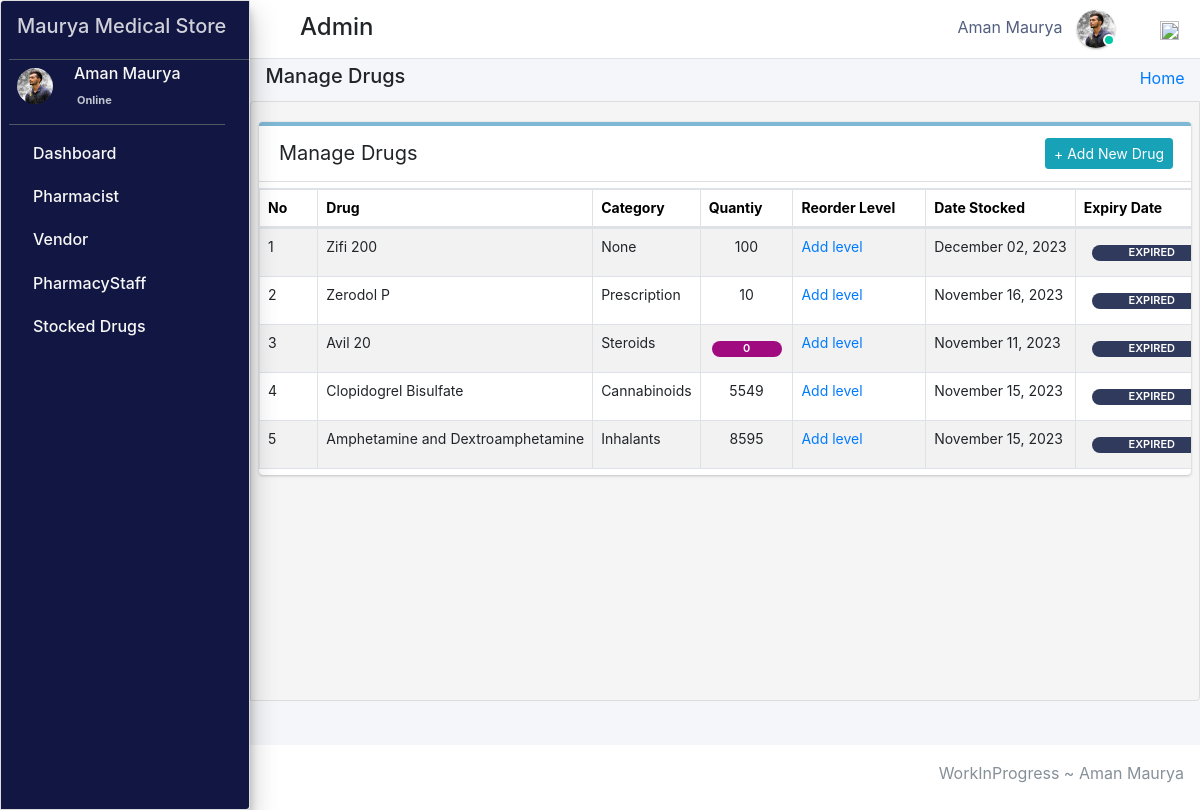
The app's page /admin_user/manage_stock/ (signed in) with its own data.
### pharmacy/models.py (models this page shows, shortened)
class CustomUser(AbstractUser):
    user_type_data = ((1, "AdminHOD"), (2, "Pharmacist"), (3, "Doctor"), (4, "PharmacyClerk"),(5, "Patients"))
    user_type = models.CharField(default=1, choices=user_type_data, max_length=10)

class AdminHOD(models.Model):
    gender_category=(
        ('Male','Male'),
        ('Female','Female'),
    )
    admin = models.OneToOneField(CustomUser,null=True, on_delete = models.CASCADE)
    emp_no= models.CharField(max_length=100,null=True,blank=True)
    gender=models.CharField(max_length=100,null=True,choices=gender_category)
    mobile=models.CharField(max_length=10,null=True,blank=True)
    address=models.CharField(max_length=300,null=True,blank=True)
    profile_pic=models.ImageField(default="admin.png",null=True,blank=True)
    created_at = models.DateTimeField(auto_now_add=True)
    updated_at = models.DateTimeField(auto_now=True)
    date_employed=models.DateTimeField(auto_now_add=True, auto_now=False)
    objects = models.Manager()

class Stock(models.Model):
    category = models.ForeignKey(Category,null=True,on_delete=models.CASCADE,blank=True)
    drug_imprint=models.CharField(max_length=6 ,blank=True, null=True)
    drug_name = models.CharField(max_length=50, blank=True, null=True)
    drug_color = models.CharField(max_length=50, blank=True, null=True)
    drug_shape = models.CharField(max_length=50, blank=True, null=True)
    quantity = models.IntegerField(default='0', blank=True, null=True)
    receive_quantity = models.IntegerField(default='0', blank=True, null=True)
    reorder_level = models.IntegerField(default='0', blank=True, null=True)
    manufacture= models.CharField(max_length=50, blank=True, null=True)
    last_updated = models.DateTimeField(auto_now_add=False, auto_now=True)
    timestamp = models.DateTimeField(auto_now_add=True, auto_now=False)
    drug_strength= models.CharField(max_length=10, blank=True, null=True)
    valid_from = models.DateTimeField(blank=True, null=True,default=timezone.now)
    valid_to = models.DateTimeField(blank=False, null=True)
    drug_description=models.TextField(blank=True,max_length=1000,null=True)
    drug_pic=models.ImageField(default="images2.png",null=True,blank=True)
    objects = ExpiredManager()

class Category(models.Model):
    name = models.CharField(max_length=50, blank=False, null=True)
    def __str__(self):
        return str(self.name)

### pharmacy/HODViews.py (the view)
# urls.py: path('admin_user/manage_stock/',HODViews.manageStock,name='manage_stock'),
def manageStock(request):
    stocks = Stock.objects.all().order_by("-id")
    ex=Stock.objects.annotate(
    expired=ExpressionWrapper(Q(valid_to__lt=Now()), output_field=BooleanField())
    ).filter(expired=True)
    eo=Stock.objects.annotate(
    expired=ExpressionWrapper(Q(valid_to__lt=Now()), output_field=BooleanField())
    ).filter(expired=False)
    context = {
        "stocks": stocks,
        "expired":ex,
        "expa":eo,
        "title":"Manage Stocked Drugs"
    }
    return render(request,'hod_templates/manage_stock.html',context)

### pharmacy/LoginCheckMiddleWare.py (called while the page is built, shortened)
    def process_view(self, request, view_func, view_args, view_kwargs):
        modulename = view_func.__module__
        user = request.user
        if user.is_authenticated:
            if user.user_type == "1":
                if modulename == "pharmacy.HODViews":
                    pass
                elif modulename == "":
                    pass
                elif modulename == "pharmacy.views" or modulename == "django.views.static":
                    pass
                else:
                    pass
            else:
                return redirect("login")
        else:
            if request.path == reverse("login"):
                pass
            else:
                return redirect("login")

### pharmacy/models.py (called while the page is built)
    def get_queryset(self):
        return super().get_queryset().annotate(
            expired=ExpressionWrapper(Q(valid_to__lt=Now()), output_field=BooleanField())
        )

### pharmacy/templates/hod_templates/manage_stock.html (shortened to what this page needs)
{% extends 'hod_templates/base_template.html'%} {% block page_title %}
<h5>Manage Drugs</h5>
{% endblock page_title %} {% block main_content %}
<section class="content">
    <div class="row">
        <div class="col-md-12">
            <div class="card manage sc">
                <div class="card-header">
                    <span>Manage Drugs</span>
                    <div class="card-tools d-flex">
                        <a class="btn btn-sm btn-info mr-2" href="{% url 'add_stock' %}" role="button">+ Add New Drug</a>
                    </div>
                </div>
                <table class="table table-bordered table-hover dataTable" id="plist">
                    <thead>
                        <tr>
                            <th>No</th>
                            <th>Drug</th>
                            <th>Category</th>
                            <th>Quantiy</th>
                            <th>Reorder Level</th>
                            <th>Date Stocked</th>
                            <th>Expiry Date</th>
                        </tr>
                    </thead>
                    <tbody>
                        {% for stock in stocks %}
                        <tr class="hov">
                            <td>{{forloop.counter}}</td>
                            <td>{{stock.drug_name}}</td>
                            <td>{{stock.category}}</td>
                            <td>
                                <span class="d-flex justify-content-center">
                                 {% if stock.quantity <= stock.reorder_level %}
                                <div  class="d-flex justify-content-center px-2 mt-2"style="background-color:#a00b80;;border-radius: 10px;font-size: 11px; width:70px;font-weight: 600;color: white;">{{stock.quantity}}</div>
                                {% else %}{{stock.quantity}}
                                {% endif %}</span>
                            </td>
                            <td>
                                {% if stock.reorder_level %}
                                <a href="{% url 'reorder_level' stock.id %}">{{stock.reorder_level}}</a></td>
                            {% else %}
                            <a href="{% url 'reorder_level' stock.id %}">Add level</a> {% endif %}
                            <td>{{stock.last_updated |date:"F d, Y"}}</td>
                            {% for expire in expired %} {% if stock.drug_name == expire.drug_name %}
                            <td class="">
                                <div style="background-color: rgb(48, 58, 92);border-radius: 10px;font-size: 11px; width:120px;font-weight: 600;color: white;" class="d-flex justify-content-center ml-2 mt-2 px-1 "> EXPIRED </div>
                            </td>
                            {% endif %} {% endfor %}
                        </tr>
                        {% endfor %}
                    </tbody>
                </table>
            </div>
        </div>
    </div>
</section>
{% endblock %}

### pharmacy/templates/hod_templates/base_template.html (shortened to what this page needs)
{% extends 'base_file.html' %} {% block htm %}
<body class="hold-transition sidebar-mini layout-fixed">
    <div class="wrapper">
        <nav class="main-header navbar navbar-expand navbar-white navbar-light">
            <ul class="navbar-nav">
                <li class="nav-item">
                    <a class="nav-link" data-widget="pushmenu" href="#" role="button"></a>
                </li>
            </ul>
            <h4 style="margin-left: 10px; margin-top: 5px;">Admin </h4>
            <ul class="navbar-nav ml-auto">
                <li class="mx-3">
                    <a href="#" class="sm-submenu-with-image a">
                        <span>{{user.first_name}}  {{user.last_name}}</span>
                        <img src="{{request.user.adminhod.profile_pic.url}}" class="img-circle elevation-1" width="38" height="38" alt="">
                        <span class="avatar-status avatar-sm-status avatar-status-success"></span>
                    </a>
                </li>
                <li class="nav-item dropdown ml-3 low">
                    <a href="#" class="btn btn-outlined btn-black text-muted bg-transparent " data-toggle="dropdown" aria-expanded="false" data-wow-delay="0.7s"><img src="https://img.icons8.com/ios/50/000000/settings.png" width="19" height="19">
                    </a>
                </li>
            </ul>
        </nav>
        {% include 'hod_templates/sidebar.html'%}
        <div class="content-wrapper">
            <div class="content-header">
                <div class="container-fluid">
                    <div class="row ">
                        <div class="col-sm-6">
                            <h1 class="m-0 text-dark">
                                {% block page_title %} {% endblock page_title %}
                            </h1>
                        </div>
                        <div class="col-sm-6 ">
                            <ol class="breadcrumb float-sm-right">
                                <li class="breadcrumb-item"><a href="{%url  'admin_dashboard' %}">Home</a></li>
                            </ol>
                        </div>
                    </div>
                </div>
            </div>
            {% block main_content %} {% endblock main_content %}
        </div>
        {% include 'hod_templates/footer.html'%}
    </div>
    {% endblock htm %}

### pharmacy/templates/hod_templates/sidebar.html (shortened to what this page needs)
<aside class="main-sidebar sidebar-dark-primary elevation-4">
    <a href="" class="brand-link ml-2">
        <span><h5>Maurya Medical Store</h5></span>
    </a>
    <div class="sidebar">
        <div class="user-panel mr-3">
            <div class="pull-left image sm-submenu-with-image a ml-2 ">
                <img src="{{request.user.adminhod.profile_pic.url}}" class="img-circle mt-2" width="36" height="36" alt="User Image">
            </div>
            <div class="pull-left info">
                <p>{{user.first_name}} {{user.last_name}}</p>
                <a href="#"> Online</a>
            </div>
        </div>
        <nav class="mt-2">
            <ul class="nav nav-pills nav-sidebar flex-column" data-widget="treeview" role="menu" data-accordion="false">
                <li class="nav-item">
                    <a href="{% url  'admin_dashboard' %}" class="nav-link">
                        <p>
                            Dashboard
                        </p>
                    </a>
                </li>
                <li class="nav-item">
                    <a href="#" class="nav-link">
                        <p>
                            Pharmacist
                        </p>
                    </a>
                </li>
                <li class="nav-item">
                    <a href="#" class="nav-link">
                        <p>
                            Vendor
                        </p>
                    </a>
                </li>
                <li class="nav-item">
                    <a href="#" class="nav-link">
                        <p>
                            PharmacyStaff
                        </p>
                    </a>
                </li>
                <li class="nav-item">
                    <a href="#" class="nav-link">
                        <p>
                            Stocked Drugs
                        </p>
                    </a>
                </li>
            </ul>
        </nav>
    </div>
</aside>

### static/css/main.css (style rules this page uses)
html { font-family: sans-serif; line-height: 1.15; -webkit-text-size-adjust: 100%; -webkit-tap-highlight-color: transparent; }
body { overflow-y: hidden; overflow-x: hidden; font-family: -apple-system, BlinkMacSystemFont, "Segoe UI", Roboto, "Helvetica Neue", Arial, "Noto Sans", sans-serif, "Apple Color Emoji", "Segoe UI Emoji", "Segoe UI Symbol", "Noto Color Emoji" !important; }
th { color: rgb(0, 0, 0); font-size: 14px !important; }
.content { background-color: #f5f5f5; border: 1px solid #dddddd; border-radius: 4px 0px 4px 0px; left: -1px; padding: 10px 7px 5px; }
.main-sidebar { background: #ffffff; border: 1px solid #dddddd; border-radius: 4px 0px 4px 0px; font-weight: bold; }
.content { height: 75vh; overflow-y: scroll; overflow-x: hidden; }
.sc { white-space: nowrap; display: block; overflow-x: hidden !important; }
.content .row { margin-top: 20px !important; }
.main-sidebar { background-color: #121642 !important; color: white !important; }
.main-sidebar p { color: #f8f8f8 !important; font-weight: 500 !important }
td { font-size: 14px !important; }
.hov { transition: transform .5s; }
.avatar-status { position: absolute; bottom: 12px; right: 75.4px; display: -ms-inline-flexbox; display: inline-flex; -ms-flex-negative: 0; flex-shrink: 0; -ms-flex-pack: center; justify-content: center; -ms-flex-align: center; align-items: center; white-space: nowrap; text-align: center; vertical-align: baseline; font-weight: 600; border: .125rem solid #fff; width: 12px; height: 12px; line-height: 1; font-size: .71094rem; border-radius: 50%; }
.avatar-status-success { color: #fff; background-color: #00c9a7; }
.card-header span { font-size: 20px !important; }
.table>tbody>tr>td, .table>tbody>tr>th, .table>tfoot>tr>td, .table>tfoot>tr>th, .table>thead>tr>td, .table>thead>tr>th { padding: 8px; line-height: 1.42857143; vertical-align: top; }
.pull-left { float: left; }
.pull-left { float: left!important; }
.user-panel>.info { padding: 5px 5px 5px 15px; line-height: 1; position: absolute; left: 55px; }
.user-panel>.info>p { font-weight: 600; margin-bottom: 9px; }
p { margin: 0 0 10px; }
.user-panel { padding-bottom: 20px; }
.user-panel:after { clear: both; }
.user-panel:before, .user-panel:after { content: " "; display: table; }
.user-panel>.info>a { text-decoration: none; padding-right: 5px; margin-top: 3px; font-size: 11px; overflow: hidden; white-space: nowrap; }
.table { background: white !important; }
.container-fluid { width: 100%; padding-right: 15px; padding-left: 15px; margin-right: auto; margin-left: auto; }
.row { display: flex; flex-wrap: wrap; margin-right: -15px; margin-left: -15px; }
.d-flex { display: flex !important; z-index: 44; }
.pl-2, .px-2 { padding-left: .5rem !important; }
.pr-2, .px-2 { padding-right: .5rem !important; }
.d-flex { display: flex !important; }
.manage { border-radius: 2px; border-top: 4px solid rgba(0, 115, 170, 0.5) !important; box-shadow: 0 2px 1px rgb(0 0 0 / 5%); border-left: none; border-right: none; border-bottom: none; margin-bottom: 30px; }
.table tbody tr:nth-of-type(odd) { background-color: rgba(0, 0, 0, .05) !important; }
.table tbody tr:nth-of-type(odd) { background-color: rgba(197, 197, 197, 0.05) !important; }
.img-circle { border-radius: 50%; }
.content-wrapper .content-header { padding: 5px 0.5rem !important; }

### static/css/profile.css (style rules this page uses)
li { list-style-type: none ! }
.navbar-nav span { color: #525f7f !important; margin-right: 10px !important; }
body { font-family: 'Rubik', sans-serif; height: 100% !important; }
.manage { border-radius: 2px; border-top: 4px solid rgba(0, 115, 170, 0.5) !important; box-shadow: 0 2px 1px rgb(0 0 0 / 5%); border-left: none; border-right: none; border-bottom: none; margin-bottom: 30px; }
.table tbody tr:nth-of-type(odd) { background-color: rgba(0, 0, 0, .05) !important; }

### records on screen
CustomUser: first_name "Aman", last_name "Maurya", user.adminhod.profile_pic (picture)
Stock: drug_name "Zifi 200", category "None", quantity "100", reorder_level "Add level", last_updated "December 02, 2023", shows "EXPIRED"
Stock: drug_name "Zerodol P", category "Prescription", quantity "10", reorder_level "Add level", last_updated "November 16, 2023", shows "EXPIRED"
Stock: drug_name "Avil 20", category "Steroids", quantity "0", reorder_level "Add level", last_updated "November 11, 2023", shows "EXPIRED"
Stock: drug_name "Clopidogrel Bisulfate", category "Cannabinoids", quantity "5549", reorder_level "Add level", last_updated "November 15, 2023", shows "EXPIRED"
Stock: drug_name "Amphetamine and Dextroamphetamine", category "Inhalants", quantity "8595", reorder_level "Add level", last_updated "November 15, 2023", shows "EXPIRED"
